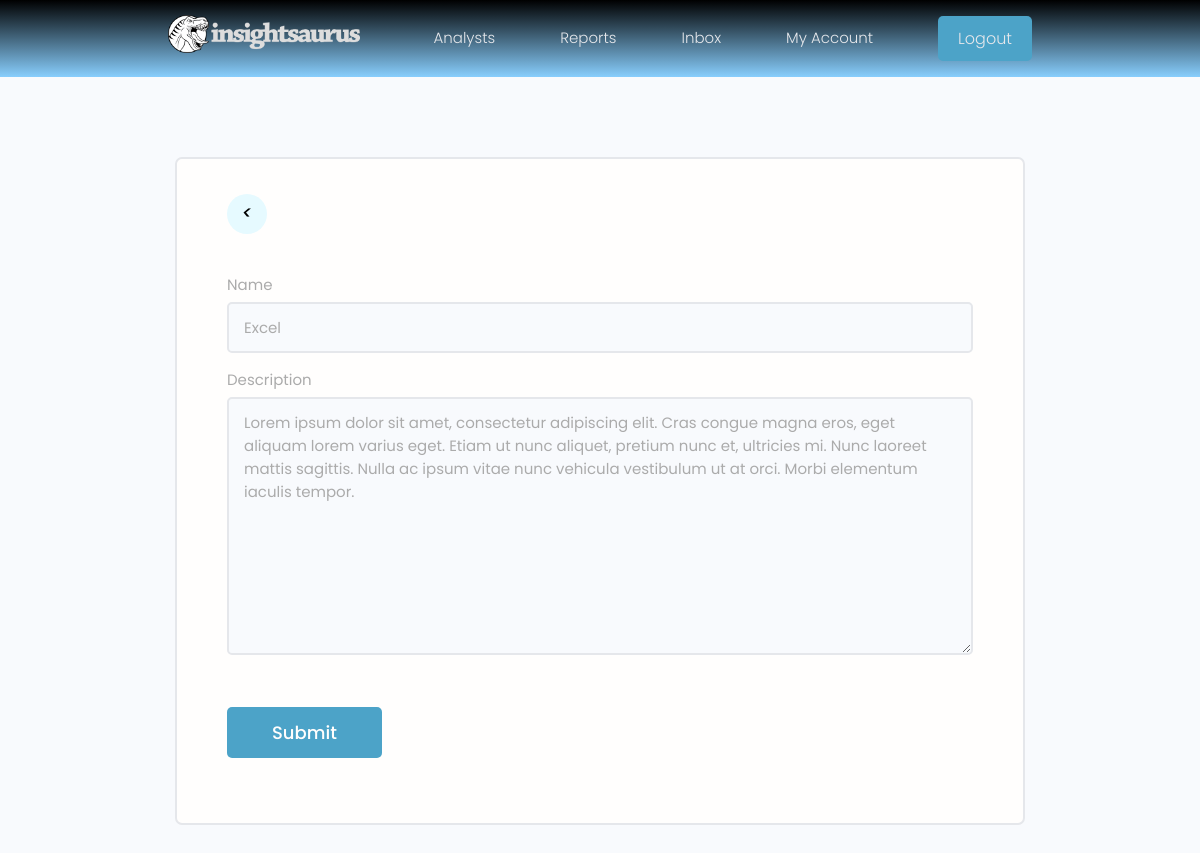
/users/update-account-skills/d5d201af-6577-43cf-a9f8-58dd6d1d5791/ (signed in), run on the app's committed database.
### users/models.py (models this page shows, shortened)
class Skill(models.Model):
    owner = models.ForeignKey(Profile, on_delete=models.CASCADE, null=True, blank=True)
    name = models.CharField(max_length=200, blank=True, null=True)
    description = models.TextField(null=True, blank=True)
    created = models.DateTimeField(auto_now_add=True)
    id_num = models.UUIDField(default=uuid.uuid4, unique=True, primary_key=True, editable=False)

### users/views.py (the view)
# urls.py: path('update-account-skills/<str:pk>/', views.updateSkill, name="update-account-skills"),
@login_required(login_url='login')
def updateSkill(request, pk):
    profile = request.user.profile
    skill = profile.skill_set.get(id_num=pk)
    form = SkillForm(instance=skill)
    if request.method == 'POST':
        form = SkillForm(request.POST, instance=skill)
        if form.is_valid():
            form.save()
            messages.success(request,'Hey! You updated a skill!')
            return redirect('account')
    context = {'form': form}
    return render (request, 'users/account-skills.html', context)

### users/forms.py
class SkillForm(ModelForm):
    class Meta:
        model = Skill
        fields = '__all__'
        exclude = ['owner']
    def __init__(self, *args, **kwargs):
        super(SkillForm, self).__init__(*args, **kwargs)
        for name, field in self.fields.items():
            field.widget.attrs.update({'class': 'input'})

### users/templates/users/account-skills.html (shortened to what this page needs)
{% extends 'main.html' %}
{% block content %}
<main class="formPage my-xl">
    <div class="content-box">
        <div class="formWrapper">
            <a class="backButton" href="{% url 'account' %}"><i class="im im-angle-left"><</i></a>
            <br>
            <form class="form" method="POST" action="">
                {% for field in form %}
                <div class="form__field">
                    <label for="formInput#text">{{field.label}}</label>
                    {{field}}
                </div>
                {% endfor %}
                <input class="btn btn--sub btn--lg  my-md" type="submit" value="Submit" />
            </form>
        </div>
    </div>
</main>
{% endblock %}

### static/styles/app.css (style rules this page uses)
:root { --color-sub: #000000; }
.btn--sub { background-color: var(--color-sub-light); }
.content-box { width: 95%; max-width: 85rem; margin: 0 auto; }
.backButton { background: var(--color-main-light); color: var(--color-main); width: 4rem; height: 4rem; display: flex; align-items: center; justify-content: center; border-radius: 50%; }
.backButton i { font-size: 1.8rem; }
.formPage .formWrapper { list-style: none; background: var(--color-white); padding: 3.5rem 5rem; border: 2px solid var(--color-light); border-radius: 0.7rem; }

### static/uikit/styles/modules/_variables.css (style rules this page uses)
:root { --color-main: #000000; --color-main-light: #e6faff; --color-sub: #63D0B8; --color-sub-light: #4ca3c8; --color-sub-lighter: #ededfd; --color-text: #ababab; --color-gray: #8b8b8b; --color-light: #e5e7eb; --color-light-gray: #767676; --color-bg: #f8fafd; --color-white: #fffefd; --color-white-light: #f3f3f3; --color-success: #359e64; --color-success-bg: #def8e8; --color-error: #fc4b0b; --color-error-bg: #fff2ee; --font-base: 'Poppins', arial, helvetica, 'Segoe UI', roboto, ubuntu, sans-serif; --font-monospace: 'Fira Code', 'Courier New', courier, monospace; --font-regular: 300; --font-medium: 500; --font-bold: 700; --generic-shadow: 1px 1px 5px #00000010; --generic-transition: all 0.3s ease-in-out; }

### static/uikit/styles/modules/_base.css (style rules this page uses)
* { margin: 0; padding: 0; box-sizing: border-box; text-rendering: optimizeLegibility; color: inherit; font-size: inherit; }
html { font-size: 50%; }
@media only screen and (min-width: 480px) { html { font-size: 56.25%; } }
@media only screen and (min-width: 1200px) { html { font-size: 62.5%; } }
body { line-height: 1.6; font-weight: 400; font-size: 1.5rem; color: var(--color-text); background-color: var(--color-bg); min-height: 100vh; }

### static/uikit/styles/modules/_typography.css (style rules this page uses)
* { font-family: var(--font-base); }
a { padding-bottom: 2px; text-decoration: none; display: inline-block; color: var(--color-main); font-weight: var(--font-medium); }

### static/uikit/styles/modules/_utilities.css (style rules this page uses)
.my-md { margin: 3rem auto; }
.my-xl { margin: 8rem auto; }

### static/uikit/styles/modules/_button.css (style rules this page uses)
.btn { display: inline-block; position: relative; cursor: pointer; background-color: var(--color-light); font-weight: var(--font-medium); color: var(--color-sub); text-decoration: none; padding: 1rem 2rem; border-radius: 0.5rem; border: none; width: -webkit-fit-content; width: -moz-fit-content; width: fit-content; height: -webkit-fit-content; height: -moz-fit-content; height: fit-content; font-size: 1.6rem; outline-width: 0; outline-color: transparent; -webkit-backface-visibility: hidden; backface-visibility: hidden; transition: all 0.3s ease-in-out; }
.btn--sub { background-color: var(--color-sub); color: var(--color-white); }
.btn--lg { font-size: 1.8rem; padding: 1.2rem 4.5rem; }

### static/uikit/styles/modules/_form.css (style rules this page uses)
.form { display: block; }
.form__field { margin-top: 1.5rem; margin-bottom: 1.5rem; }
.form__label, .form__field > label { display: block; margin-bottom: 0.5rem; color: var(--color-text); }
input.input[type='text'], input.input[type='email'], input.input[type='password'], input.input[type='number'], textarea.input { min-width: 24rem; width: 100%; padding: 1.2rem 1.5rem; border-radius: 0.5rem; border: 2px solid var(--color-light); transition: all 0.3s ease-in-out; background-color: var(--color-bg); }

### data on the page
Skill: form "Excel" "Lorem ipsum dolor sit amet, consectetur adipiscing elit. Cras congue magna eros, eget aliquam lorem varius eget. Etiam ut nunc aliquet, pretium nunc et, ultricies mi. Nunc laoreet mattis sagittis. Nulla ac ipsum vitae nunc vehicula vestibulum ut at orci. Morbi elementum iaculis tempor."

### other printed values
{{ field.label }} "Name" "Description"
